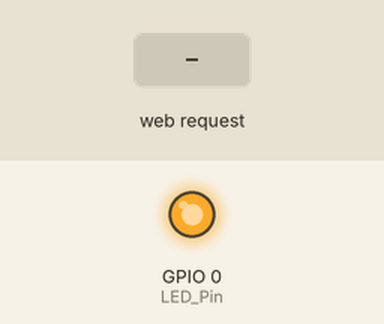
Bench run of a sketch on a simulated ESP8266 (NodeMCU). Parts: output pins drawn as LEDs (lit = HIGH). The inputs (shaded band) are chosen by the test bench.

Above: at 1.2 s.
1.3 s: HTTP request GET /off received
At 1.6 s:
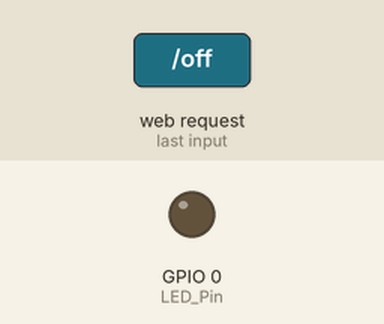
2.8 s: HTTP request GET /on received
At 3.9 s:
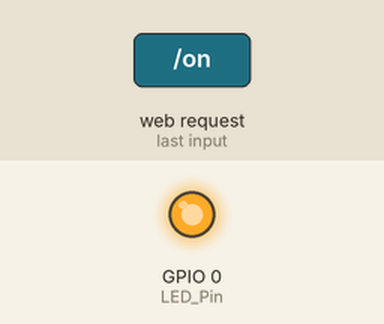
Timing chart, 0 to 5.8 s (numbered marks = the images above; inputs shaded):
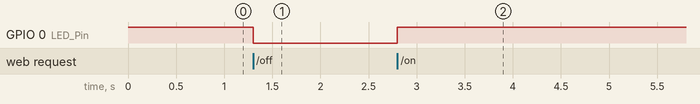

Measured:
- after the input at 1.3 s, GPIO 0 (LED_Pin): HIGH → LOW at once
- after the input at 2.8 s, GPIO 0 (LED_Pin): LOW → HIGH at once

The sketch:

relay_control.ino
```cpp
#include <ESP8266WiFi.h>
const char WiFiPassword[] = "12345678";
const char AP_NameChar[] = "Light" ;

WiFiServer server(80);

String header = "HTTP/1.1 200 OK\r\nContent-Type: text/html\r\n\r\n";
String html_1 = "<!DOCTYPE html><html><head><title>LED Control</title></head><body><div id='main'><h2>LED Control</h2>";
String html_2 = "<form id='F1' action='LEDON'><input class='button' type='submit' value='LED ON' ></form><br>";
String html_3 = "<form id='F2' action='LEDOFF'><input class='button' type='submit' value='LED OFF' ></form><br>";
String html_4 = "</div></body></html>";

String request = "";
int LED_Pin = 0;
bool state = true;

void setup()
{
  pinMode(LED_Pin, OUTPUT);
  digitalWrite(LED_Pin, state);
  boolean conn = WiFi.softAP(AP_NameChar, WiFiPassword);
  server.begin();
}


void loop()
{

  // Check if a client has connected
  WiFiClient client = server.available();
  if (!client)  {
    return;
  }

  // Read the first line of the request
  request = client.readStringUntil('\r');

  if (request.indexOf("off") > 0 ) {
    state = false;
  }
  else if  ( request.indexOf("on") > 0 ) {
    state = true;
  }

  client.flush();
  client.print(header);
  if (!state) {
    client.print("включен");
  }
  else {
    client.print("выключен");
  }

  digitalWrite(LED_Pin, state);
  // The client will actually be disconnected when the function returns and 'client' object is detroyed
} // void loop()
```
